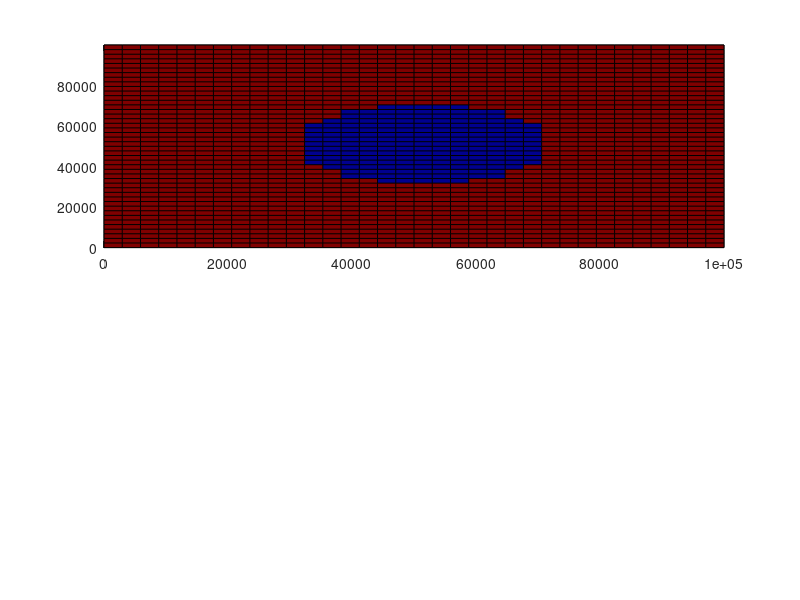
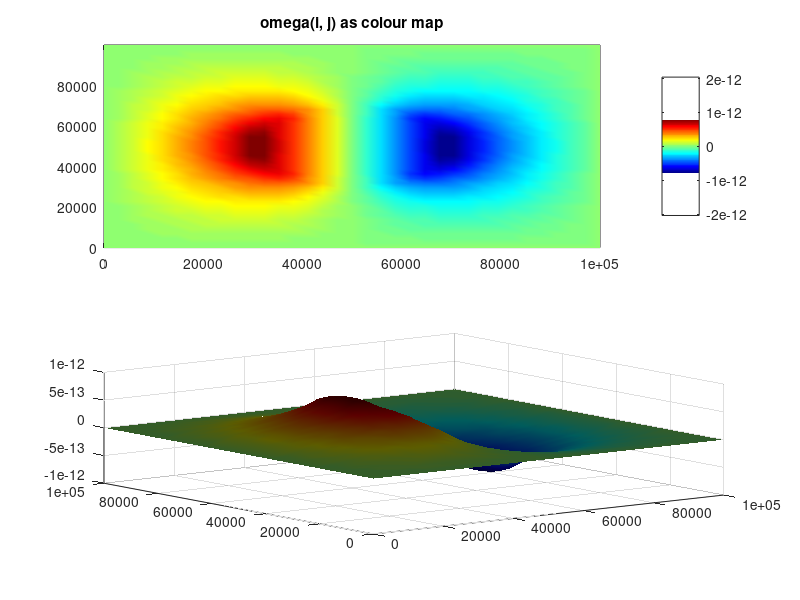

Source code (MATLAB) for these figures, in order: (Note: this script raises an error after producing the figures.)
% clear memory and figures
clear all % memory
clf % figures

% 1 define numerical model
xsize = 100000; % horizontal, m
ysize = 100000; % vertical, m
Nx=35; % grid resolution in horizontal direction
Ny=45;% grid resolution in vertical direction
dx=xsize/(Nx-1); % horizontal grid step in m
dy=ysize/(Ny-1); % vertical grid step in m
x=0:dx:xsize; % horizontal coordinates of grid points
y=0:dy:ysize; % vertical coordinates of grid points
gy=10; % defining gravitational constant
r=20000; % defining radius of plume
radius=sparse(Ny, Nx);
ETA=1e+19;

% defining the density depending on the location of the point
RHO = sparse(Ny, Nx);
for j=1:1:Nx
    for i=1:1:Ny
        radius (i, j) = sqrt((xsize/2-dx*(j-1))^2 + (ysize/2-dy*(i-1))^2); % distance from centre
        if (radius (i, j)> r)
            RHO(i, j) = 3300; % density outside the radius of the plume
        else RHO(i, j) = 3200; % density inside the plume
        end
    end
end


figure(1)
subplot (2, 1, 1); colormap('Jet')
pcolor(x, y, RHO) % color map

% 2 define global matrices L() and R()
N=Nx*Ny; % total number of unknowns
L=sparse(N, N); % coeff in the left side of equations
R=zeros(N,1); % values for the right hand side of eqns


% 3 composing global matrices
% going through all grid points
for j=1:1:Nx % from 1 with step 1 (goes 1 by 1 towards Nx)
    for i=1:1:Ny
        % define global index of the current equation
        kg=(j-1)*Ny+i;
        % decide on the type of current equation (BC or PE)
        if (j==1 || i==1 || j==Nx || i==Ny)
            % BC equation 1*omega(i,j)=0
            L(kg, kg)=1; % coeff of omega on the edges is 1 and the RHS is 0, there is just one global index and one local idex kg for each eqn/omega
            R(kg, 1)=0; % RHS
        else
            % Poisson eqn d2omega/dx2+ d2omega/dy2 = gy*(RHO(i, j+1)-RHO(i, j-1))/(2*ETA*dx)
            %        omega2
            %         |
            % omega1----omega3----omega5
            %         |
            %        omega4
            % (omega1-2omega3+omega5)/dx2 + (omega2-2omega3+omega4)/dy2 = gy*(RHO(i, j+1)-RHO(i, j-1))/(2*ETA*dx)
            % left hand side
            L(kg,kg-Ny)=1/dx^2; %omega1
            L(kg,kg-1)=1/dy^2; %omega2
            L(kg,kg)=-2/dx^2-2/dy^2; %omega3
            L(kg,kg+1)=1/dy^2; %omega4
            L(kg,kg+Ny)=1/dx^2; %omega5
            % RHS
            R(kg, 1)=gy*(RHO(i, j+1)-RHO(i, j-1))/(2*ETA*dx);
        end
    end
end

% 4 compute solution
S=L\R;

% 5 reload S into omega
% going through all grid points
omega=zeros(Ny, Nx); % define empty geometrical array
for j=1:1:Nx % from 1 with step 1 (goes 1 by 1 towards Nx)
    for i=1:1:Ny
        % define global index of the current equation S
        kg=(j-1)*Ny+i;
        % reload S(kg) => omega(i, j)
        omega(i, j)= S(kg);
    end
end



% visualisation of omega
figure(2)

subplot (2, 1, 1); colormap('Jet')
pcolor(x, y, omega) % color map
shading interp % smoothing colours
colorbar % give colorbar with numbers
title('omega(i, j) as colour map')

subplot (2, 1, 2); colormap('Jet')
surf (x, y, omega)
shading interp
light % shed light on the surface
lighting phong % make lighting nicer
colorbar
title('omega(i, j) as 3D surface')

% printing omega(7, 5) for reference values
disp(omega(7, 5));

% 6 composing matrices for XI
% define global matrices P() and Q()
P=sparse(N, N); % coeff in the left side of equations
Q=zeros(N,1); % values for the right hand side of eqns
% going through all grid points
for j=1:1:Nx % from 1 with step 1 (goes 1 by 1 towards Nx)
    for i=1:1:Ny
        % define global index of the current equation
        kg=(j-1)*Ny+i;
        if (j==1 || i==1 || j==Nx || i==Ny)
            % BC equation 1*omega(i,j)=0
            P(kg, kg)=1;
            Q(kg, 1)=0;
        else
            % LHS
            P(kg,kg-Ny)=1/dx^2; %XI1
            P(kg,kg-1)=1/dy^2; %XI2
            P(kg,kg)=-2/dx^2-2/dy^2; %XI3
            P(kg,kg+1)=1/dy^2; %XI4
            P(kg,kg+Ny)=1/dx^2; %XI5
            % RHS
            Q(kg, 1)=omega(i, j);
        end
    end
end


% 7 solving Sk=L\R
Sk=P\Q;


% 8 reloading Sk into XI
XI=zeros(Ny, Nx); % define empty geometrical array
for j=1:1:Nx % from 1 with step 1 (goes 1 by 1 towards Nx)
    for i=1:1:Ny
        % define global index of the current equation Sk
        kg=(j-1)*Ny+i;
        % reload Sk(kg) => XI(i, j)
        XI(i, j)= Sk(kg);
    end
end

% printing XI(7, 5) for reference values
disp(XI(7, 5));

% visualisation of XI
figure(3)

subplot (2, 1, 1); colormap('Jet')
pcolor(x, y, XI) % color map
shading interp % smoothing colours
colorbar % give colorbar with numbers
title('XI(i, j) as colour map')

subplot (2, 1, 2); colormap('Jet')
surf (x, y, XI)
shading interp
light % shed light on the surface
lighting phong % make lighting nicer
colorbar
title('XI(i, j) as 3D surface')


% 9 computing vx and vy for internal points

vx=zeros(Ny, Nx);
vy=zeros(Ny, Nx);
for j=1:1:Nx % from 1 with step 1 (goes 1 by 1 towards Nx)
    for i=1:1:Ny
        if (j==1 || i==1 || j==Nx || i==Ny)
            vx(i, j)=0;
            vy(i, j)=0;
        else
        vx(i, j)= (XI(i+1, j) - XI(i-1, j))/(2*dy);
        vy(i, j)= (XI(i, j-1) - XI(i, j+1))/(2*dx);
        end
    end
end


% visualisation of vx, vy
figure(4)
subplot (2, 1, 1); colormap('Jet')
pcolor(x, y, vx) % color map
title('vx(i, j)')
figure(5)
subplot (2, 1, 1); colormap('Jet')
pcolor(x, y, vy) % color map
title('vy(i, j)')

% printing vx(7, 5) for reference values
disp(vx(7, 5));

% printing vy(7, 5) for reference values
disp(vy(7, 5));
